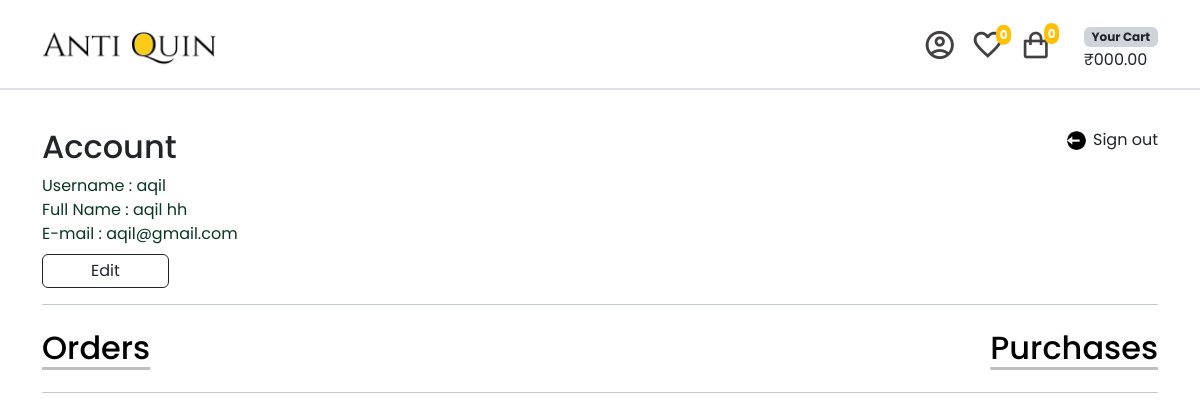
/account/order-details/169 (signed in), run on an earlier commit of the app's database.
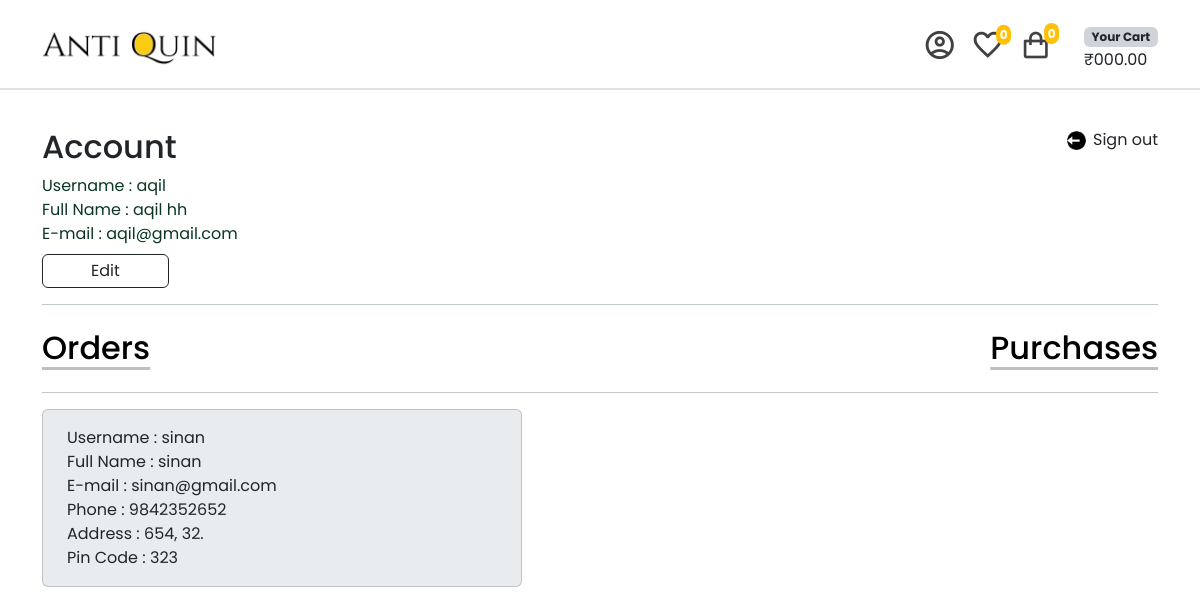
And on a later commit of the database.
### order/models.py (models this page shows, shortened)
class Order(models.Model):
    ORDERED = 'ordered'
    DISPATCHED = 'dispatched'
    DELIVERED = 'delivered'
    STATUS_CHOICES = (
        (ORDERED, 'Ordered'),
        (DISPATCHED, 'Dispatched'),
        (DELIVERED, 'Delivered')
    )
    user = models.ForeignKey(User, on_delete=models.CASCADE)
    first_name = models.CharField(max_length=100)
    last_name = models.CharField(max_length=100)
    email = models.EmailField(blank=True, null=True)
    address = models.TextField()
    pincode = models.IntegerField()
    place = models.CharField(max_length=100)
    phone = models.IntegerField()
    created_at = models.DateTimeField(auto_now_add=True)
    is_cancelled = models.BooleanField(default=False)
    is_delivered = models.BooleanField(default=False)
    paid = models.BooleanField(default=False)
    paid_amount = models.IntegerField(blank=True, null=True)
    status = models.CharField(max_length=20, choices=STATUS_CHOICES, default=ORDERED)

### account/views.py (the view)
# urls.py: path('order-details/<int:pk>',views.order_details,name='order_details')
@login_required
def order_details(request, pk):
    order = Order.objects.filter(pk=pk)
    order_item = OrderItem.objects.filter(pk=pk)
    return render(request, 'account/order_details.html',{'order':order, 'order_item':order_item })

### account/templates/account/order_details.html
{% extends "account/profile.html" %}
{% load static %}
{% block customer %}
{% for item in order %}
<div class="card p-4 pt-3 pb-3 mb-3 bg-body-secondary" style="max-width: 30rem;">
    Username : {{ item.user.username }} <br>
    Full Name : {{ item.first_name }} {{ order.last_name }} <br>
    E-mail : {{ item.email }} <br>
    Phone : {{ item.phone }} <br>
    Address : {{ item.address }}, {{ item.place }} <br>
    Pin Code : {{ item.pincode }} <br>
</div>
{% endfor %}
{% endblock customer %}

What changed in the data, as far as the page shows it:
added Order: user.username "sinan", first_name "sinan", email "sinan@gmail.com", phone "9842352652", address "654", place "32.", pincode "323"
